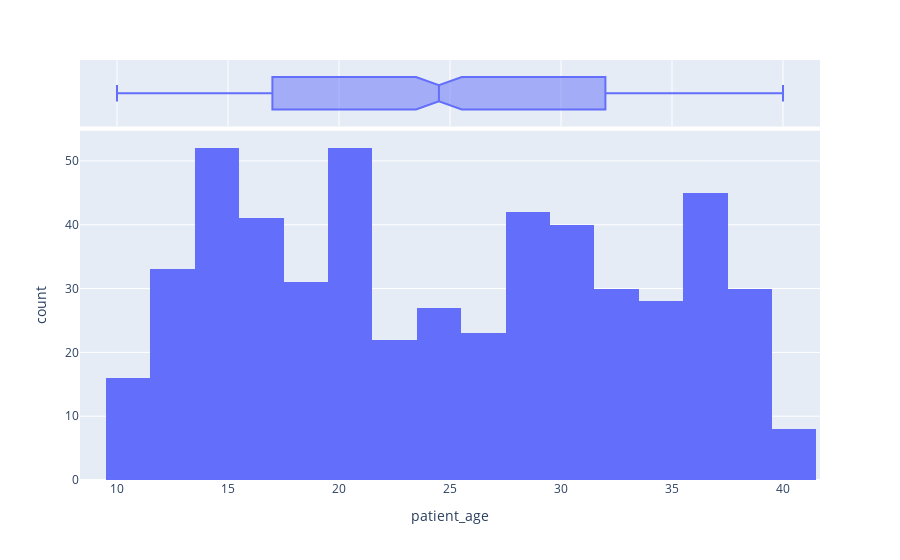

Write notebook code for a chart like this one.
### Code cell
px.histogram(simulated_dataframe, x="patient_age", marginal="box")

### Figure 1 — Plotly figure (JSON) as saved in the notebook; plotly's stock layout.template omitted (floating-point values rounded to 4 significant figures; data arrays with more than 128 entries replaced by an {"elided": "..."} marker saying what was removed)
{"data": [{"alignmentgroup": "True", "bingroup": "x", "hovertemplate": "patient_age=%{x}<br>count=%{y}<extra></extra>", "legendgroup": "", "marker": {"color": "#636efa", "pattern": {"shape": ""}}, "name": "", "offsetgroup": "", "orientation": "v", "showlegend": false, "type": "histogram", "x": {"elided": "520 int values"}, "xaxis": "x", "yaxis": "y"}, {"alignmentgroup": "True", "hovertemplate": "patient_age=%{x}<extra></extra>", "legendgroup": "", "marker": {"color": "#636efa"}, "name": "", "notched": true, "offsetgroup": "", "showlegend": false, "type": "box", "x": {"elided": "520 int values"}, "xaxis": "x2", "yaxis": "y2"}], "layout": {"barmode": "relative", "legend": {"tracegroupgap": 0}, "margin": {"t": 60}, "xaxis": {"anchor": "y", "domain": [0, 1], "title": {"text": "patient_age"}}, "xaxis2": {"anchor": "y2", "domain": [0, 1], "matches": "x", "showgrid": true, "showticklabels": false}, "yaxis": {"anchor": "x", "domain": [0, 0.8316], "title": {"text": "count"}}, "yaxis2": {"anchor": "x2", "domain": [0.8416, 1], "matches": "y2", "showgrid": false, "showline": false, "showticklabels": false, "ticks": ""}}}
